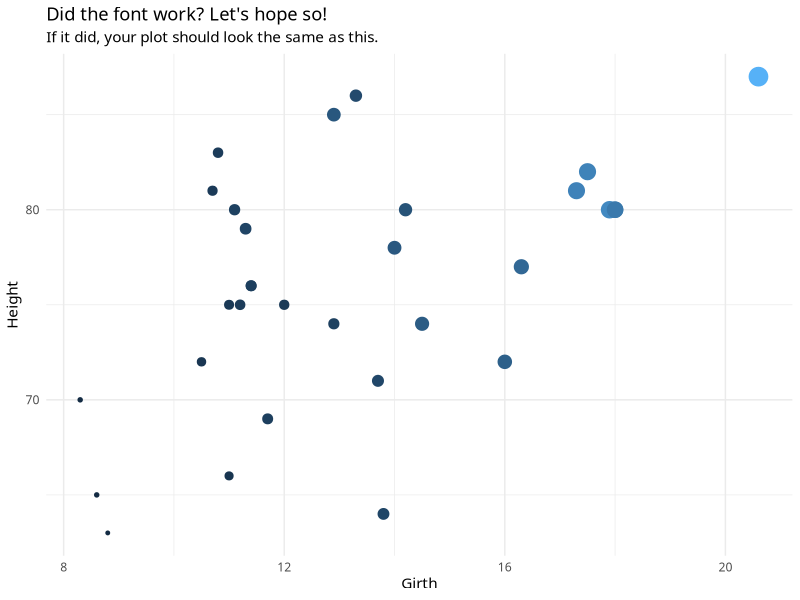
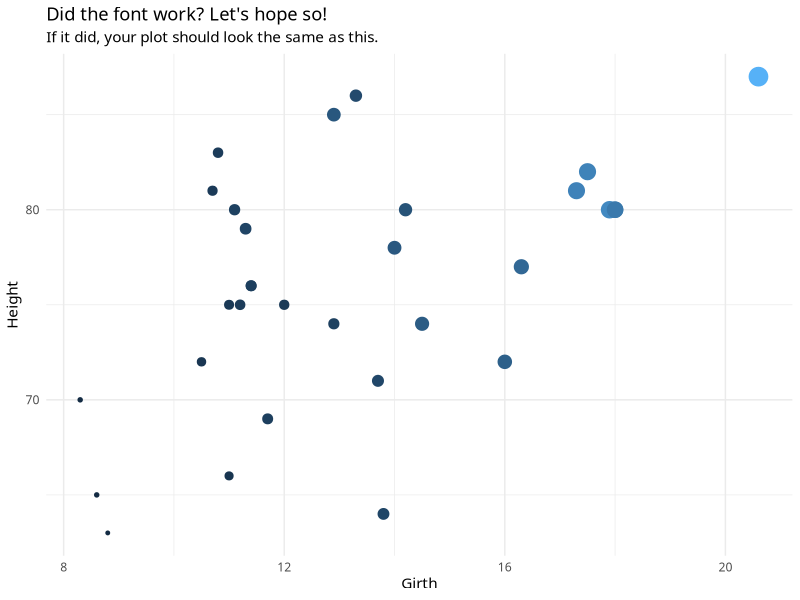

Here is the R script that generated these plots, in order: (Note: this script raises an error after producing the figures.)
# Font installation instructions

## Based on: https://www.cararthompson.com/posts/2024-01-12-using-fonts-in-r-for-dataviz/2024-01-12_getting-fonts-to-work

# 1. Fonts are located in fonts folder. Select all fonts, right-click and "Install for all users".
# 2. Run the following command and search for the installed fonts:
systemfonts::system_fonts() |> View()
## Once you find your font, copy the value from the family column.

# 3. In your RStudio Global options, navigate to your graphics options, and set the graphics device to AGG using the dropdown menu.
# 4. Check if a desired font is being used in RStudio Plots pane by providing the copied font family:
library(ggplot2)

p <- trees |>
  ggplot(aes(x = Girth,
             y = Height,
             size = Volume,
             colour = Volume)) +
  geom_point() +
  labs(title = "Did the font work? Let's hope so!",
       subtitle = "If it did, your plot should look the same as this.") +
  theme_minimal()

p +
  theme(text = element_text(family = "Libre Franklin"),
        legend.position = "none")

# 5. Check everything works when you save (note: theme_minimal has transparent background, so we provide bg in ggsave):
ggsave(filename = "plot.png",
       dpi = 400,
       height = 5, width = 8,
       bg = "#FFFFFF")

# 6. Use a font variant:
systemfonts::register_variant(name = "LibreFranklin-Medium", family = "Libre Franklin", weight = "medium")

p + theme(text = element_text(family = "LibreFranklin-Medium"),
        legend.position = "none")


systemfonts::register_variant(name = "LibreFranklin-Bold", family = "Libre Franklin", weight = "bold")

p + theme(text = element_text(family = "LibreFranklin-Bold"),
          legend.position = "none")
